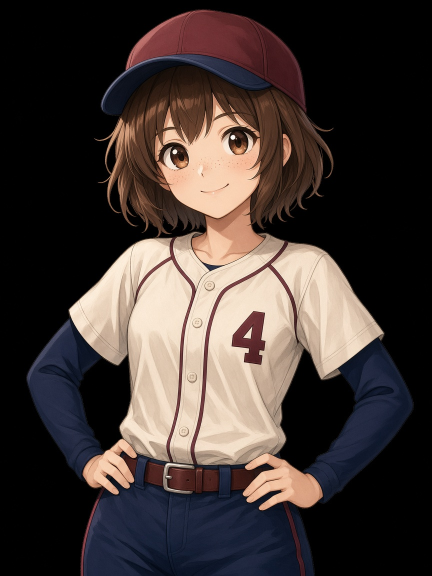
#> input picture pitch/art/miki.png, 864 x 1152 px (shown at 1/2 size)
$ python -i mint-portrait-moods.py   (imports and definitions only)
#> lines starting #> are read from the running program, lines starting #| are printed output that depends on the picture
"""Mint focused / elated / crushed stills from practice keys.

Game-day moods are unique generated poses. Do not overwrite those from this script.
Practice moods stay graded crops of the practice key until unique practice poses exist.
"""

from __future__ import annotations

from pathlib import Path

from PIL import Image, ImageEnhance, ImageOps

ROOT = Path(__file__).resolve().parents[2] / "public" / "characters"
KEYS = {
    "aoi": "captain-aoi.png",
    "reina": "ace-reina.png",
    "miki": "miki.png",
    "sol": "sol.png",
    "kira": "kira.png",
    "yuki": "yuki.png",
}
PRACTICE = {k: v.replace(".png", "-practice.png") for k, v in KEYS.items()}


def split_alpha(im: Image.Image) -> tuple[Image.Image, Image.Image]:
    rgba = im.convert("RGBA")
    r, g, b, a = rgba.split()
    return Image.merge("RGB", (r, g, b)), a


def with_alpha(rgb: Image.Image, a: Image.Image) -> Image.Image:
    out = rgb.convert("RGBA")
    out.putalpha(a)
    return out


def focused(im: Image.Image) -> Image.Image:
    w, h = im.size
    mx, my = int(w * 0.07), int(h * 0.05)
    rgb, a = split_alpha(im)
    rgb = rgb.crop((mx, my, w - mx, h - int(h * 0.1))).resize((w, h), Image.Resampling.LANCZOS)
    a = a.crop((mx, my, w - mx, h - int(h * 0.1))).resize((w, h), Image.Resampling.LANCZOS)
    rgb = ImageEnhance.Contrast(rgb).enhance(1.2)
    rgb = ImageEnhance.Color(rgb).enhance(1.08)
    return with_alpha(rgb, a)


def elated(im: Image.Image) -> Image.Image:
    rgb, a = split_alpha(im)
    rgb = ImageEnhance.Color(rgb).enhance(1.28)
    rgb = ImageEnhance.Brightness(rgb).enhance(1.12)
    warm = Image.new("RGB", rgb.size, (255, 196, 96))
    rgb = Image.blend(rgb, warm, 0.08)
    return with_alpha(rgb, a)


def crushed(im: Image.Image) -> Image.Image:
    w, h = im.size
    rgb, a = split_alpha(im)
    rgb = rgb.crop((0, int(h * 0.14), w, h)).resize((w, h), Image.Resampling.LANCZOS)
    a = a.crop((0, int(h * 0.14), w, h)).resize((w, h), Image.Resampling.LANCZOS)
    gray = ImageOps.grayscale(rgb).convert("RGB")
    rgb = Image.blend(rgb, gray, 0.42)
    rgb = ImageEnhance.Brightness(rgb).enhance(0.82)
    return with_alpha(rgb, a)


def main() -> None:
    for table in (PRACTICE,):
        for _id, name in table.items():
            src = ROOT / name
            if not src.exists():
                print("missing", name)
                continue
            stem = name.replace(".png", "")
            im = Image.open(src)
            focused(im).save(ROOT / f"{stem}-focused.png")
            elated(im).save(ROOT / f"{stem}-elated.png")
            crushed(im).save(ROOT / f"{stem}-crushed.png")
            print(stem)


# [2 lines not run here, left out]

>>> from PIL import Image
>>> picture = Image.open('../../pitch/art/miki.png')
#> picture is the input picture: PIL image 864x1152 RGB; mean R, G, B 66.4, 56.2, 52.7
>>> result = focused(picture)
#> in split_alpha, `r, g, b, a = rgba.split()`:
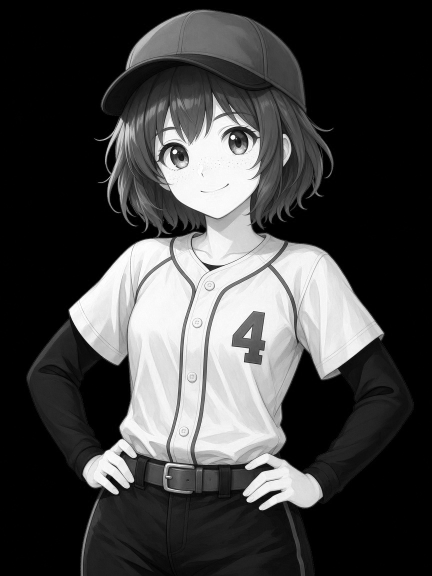
#> r: PIL image 864x1152 L (shown at 1/2 size); min 0, max 255, mean 66.4
#> in split_alpha, `r, g, b, a = rgba.split()`:
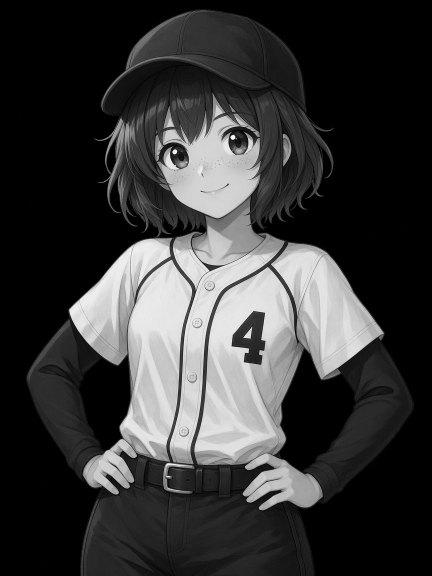
#> g: PIL image 864x1152 L (shown at 1/2 size); min 0, max 254, mean 56.2
#> in split_alpha, `r, g, b, a = rgba.split()`:
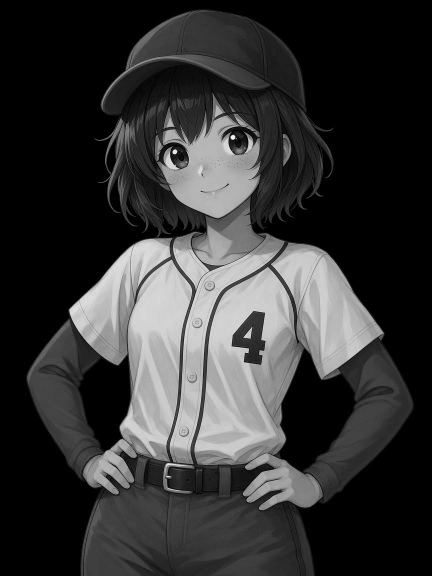
#> b: PIL image 864x1152 L (shown at 1/2 size); min 0, max 250, mean 52.7
#> in split_alpha, `r, g, b, a = rgba.split()`: a: PIL image 864x1152 L; every value is 255
#> in focused, `rgb = rgb.crop((mx, my, w - mx, h - int(h * 0.1))).resize((w, h), Imag..`:
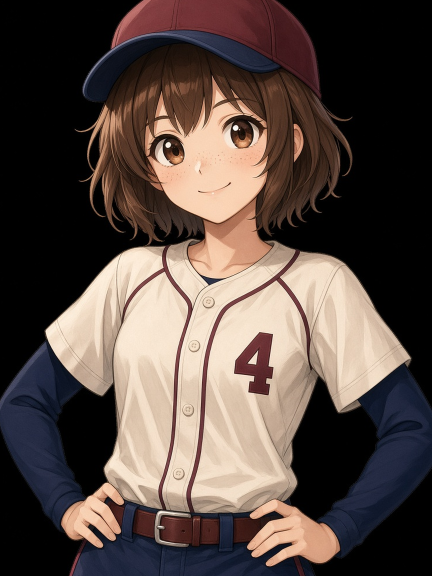
#> rgb: PIL image 864x1152 RGB (shown at 1/2 size); mean R, G, B 87.8, 73.9, 67.7
#> in focused, `rgb = ImageEnhance.Contrast(rgb).enhance(1.2)`:
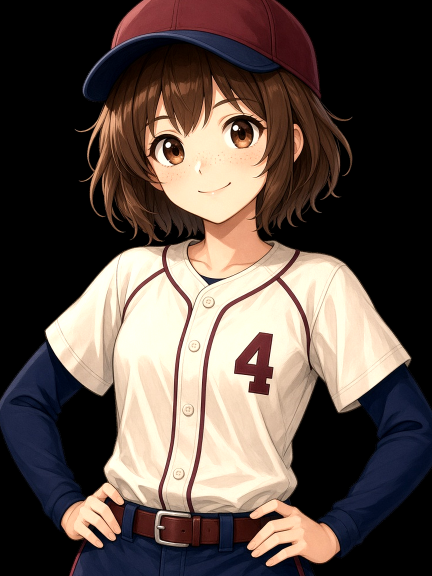
#> rgb: PIL image 864x1152 RGB (shown at 1/2 size); mean R, G, B 91.8, 78.6, 71.4

$ run again, on pitch/art/aoi.png
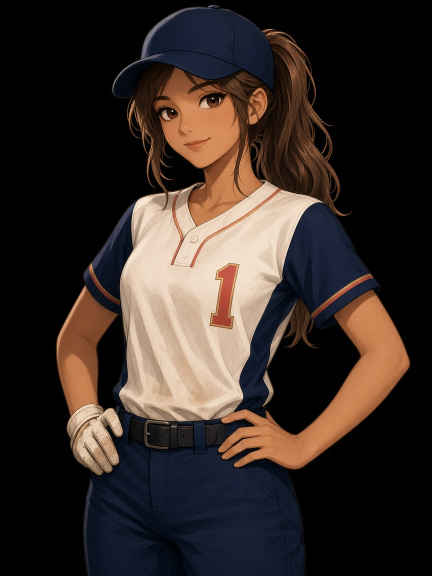
#> input picture pitch/art/aoi.png, 864 x 1152 px (shown at 1/2 size)
#> picture is the input picture: PIL image 864x1152 RGB; mean R, G, B 54.6, 44.1, 39.2
#> in split_alpha, `r, g, b, a = rgba.split()`:
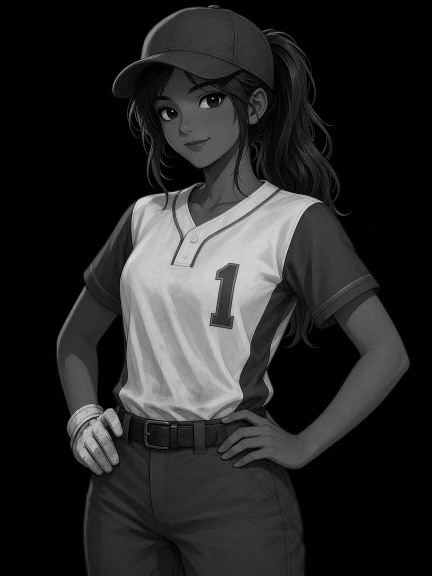
#> b: PIL image 864x1152 L (shown at 1/2 size); min 0, max 247, mean 39.2
#> a: PIL image 864x1152 L; every value is 255
#> in focused, `rgb = ImageEnhance.Contrast(rgb).enhance(1.2)`:
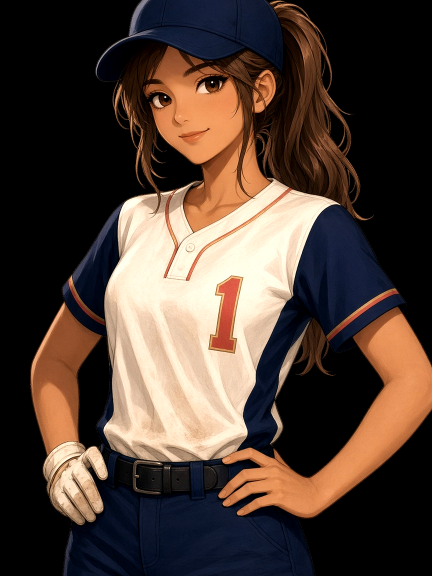
#> rgb: PIL image 864x1152 RGB (shown at 1/2 size); mean R, G, B 78.3, 61.9, 52.4

$ run again, on pitch/art/clubhouse.png
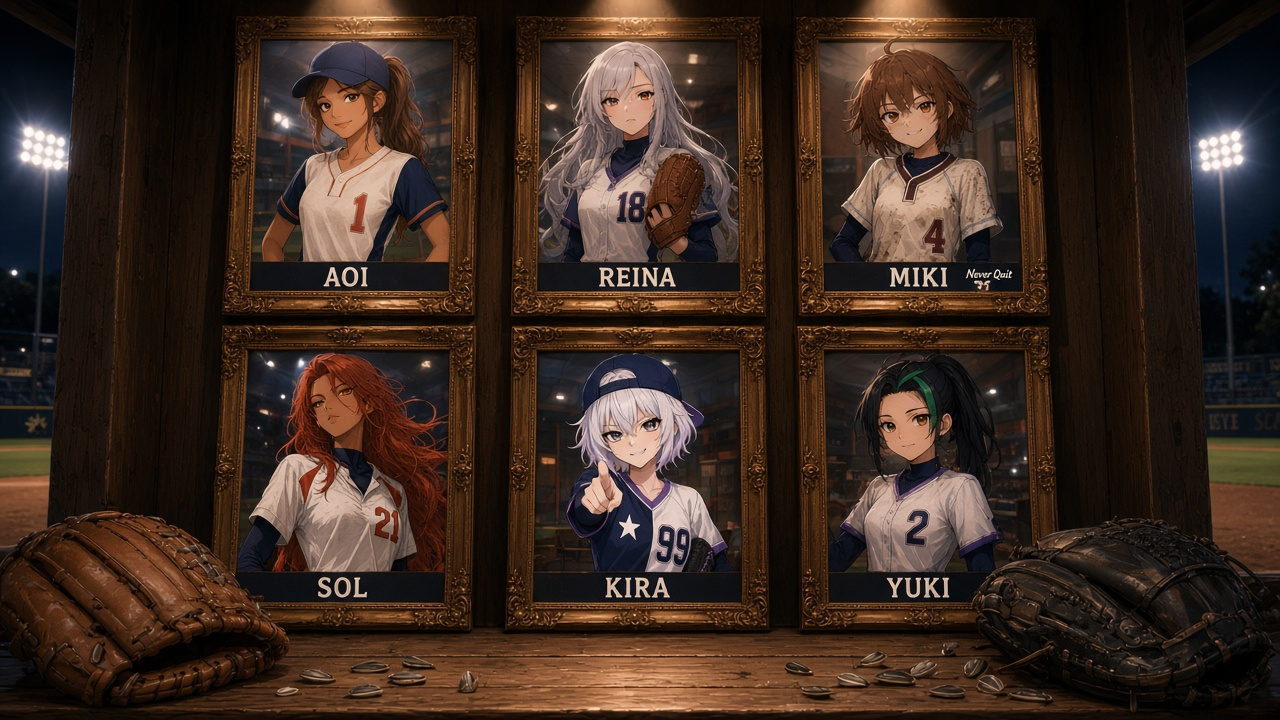
#> input picture pitch/art/clubhouse.png, 1280 x 720 px
#> picture is the input picture: PIL image 1280x720 RGB; mean R, G, B 59.7, 42.4, 32.6
#> in split_alpha, `r, g, b, a = rgba.split()`:
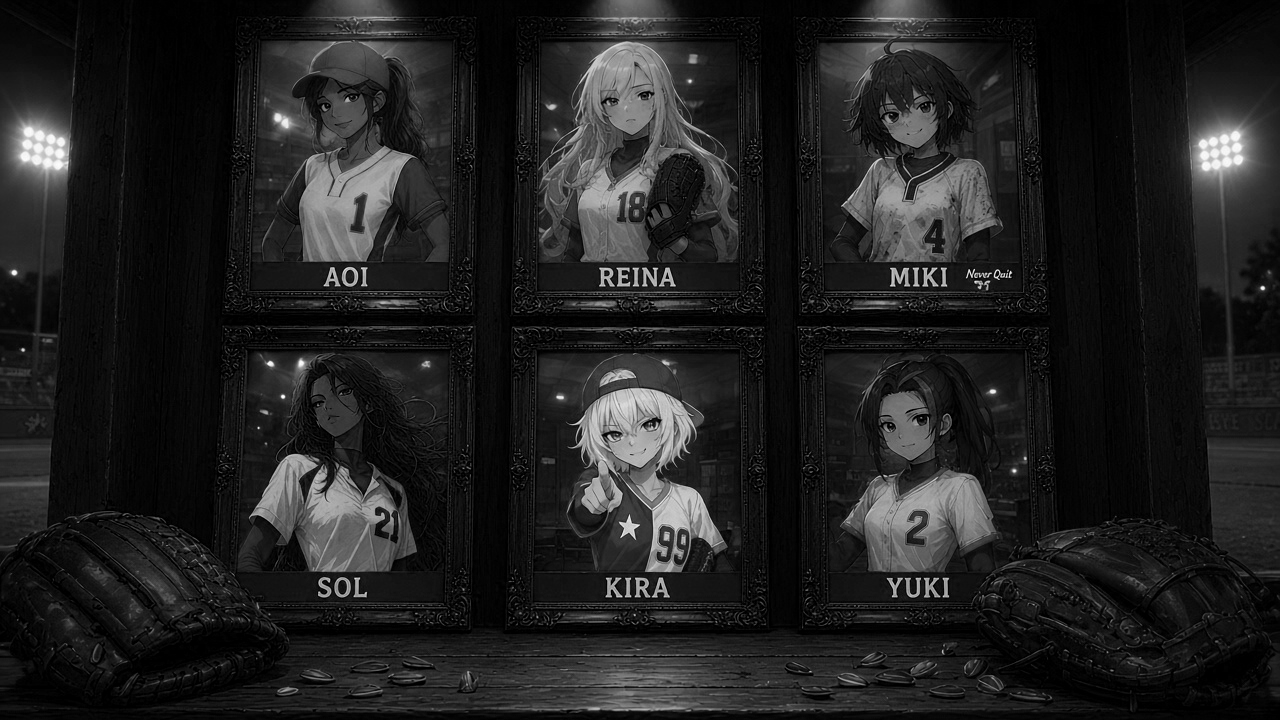
#> b: PIL image 1280x720 L; min 0, max 255, mean 32.6
#> a: PIL image 1280x720 L; every value is 255
#> in focused, `rgb = ImageEnhance.Contrast(rgb).enhance(1.2)`:
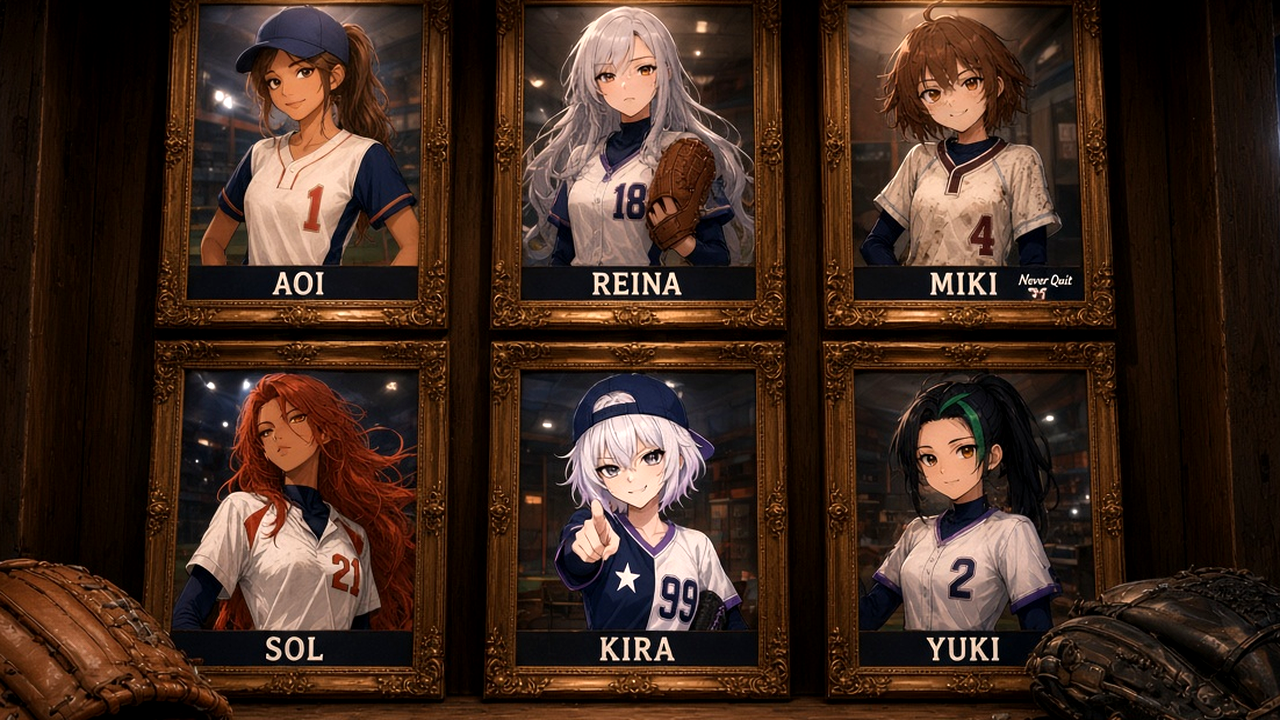
#> rgb: PIL image 1280x720 RGB; mean R, G, B 64.2, 42.5, 31.6
